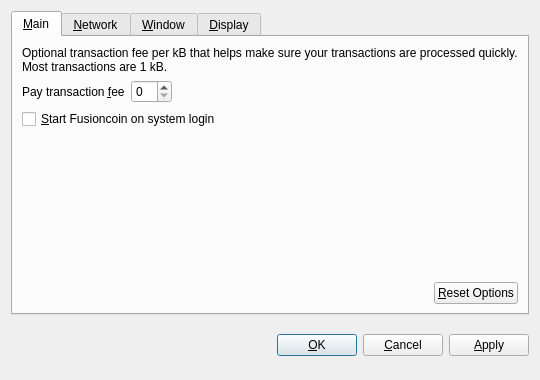
<?xml version="1.0" encoding="UTF-8"?>
<ui version="4.0">
 <class>OptionsDialog</class>
 <widget class="QDialog" name="OptionsDialog">
  <property name="geometry">
   <rect>
    <x>0</x>
    <y>0</y>
    <width>540</width>
    <height>380</height>
   </rect>
  </property>
  <property name="windowTitle">
   <string>Options</string>
  </property>
  <property name="modal">
   <bool>true</bool>
  </property>
  <layout class="QVBoxLayout" name="verticalLayout">
   <item>
    <widget class="QTabWidget" name="tabWidget">
     <property name="tabPosition">
      <enum>QTabWidget::North</enum>
     </property>
     <property name="currentIndex">
      <number>0</number>
     </property>
     <widget class="QWidget" name="tabMain">
      <attribute name="title">
       <string>&amp;Main</string>
      </attribute>
      <layout class="QVBoxLayout" name="verticalLayout_Main">
       <item>
        <widget class="QLabel" name="transactionFeeInfoLabel">
         <property name="text">
          <string>Optional transaction fee per kB that helps make sure your transactions are processed quickly. Most transactions are 1 kB.</string>
         </property>
         <property name="textFormat">
          <enum>Qt::PlainText</enum>
         </property>
         <property name="wordWrap">
          <bool>true</bool>
         </property>
        </widget>
       </item>
       <item>
        <layout class="QHBoxLayout" name="horizontalLayout_1_Main">
         <item>
          <widget class="QLabel" name="transactionFeeLabel">
           <property name="text">
            <string>Pay transaction &amp;fee</string>
           </property>
           <property name="textFormat">
            <enum>Qt::PlainText</enum>
           </property>
           <property name="buddy">
            <cstring>transactionFee</cstring>
           </property>
          </widget>
         </item>
         <item>
          <widget class="BitcoinAmountField" name="transactionFee"/>
         </item>
         <item>
          <spacer name="horizontalSpacer_1_Main">
           <property name="orientation">
            <enum>Qt::Horizontal</enum>
           </property>
           <property name="sizeHint" stdset="0">
            <size>
             <width>40</width>
             <height>20</height>
            </size>
           </property>
          </spacer>
         </item>
        </layout>
       </item>
       <item>
        <widget class="QCheckBox" name="bitcoinAtStartup">
         <property name="toolTip">
          <string>Automatically start Fusioncoin after logging in to the system.</string>
         </property>
         <property name="text">
          <string>&amp;Start Fusioncoin on system login</string>
         </property>
        </widget>
       </item>
       <item>
        <spacer name="verticalSpacer_Main">
         <property name="orientation">
          <enum>Qt::Vertical</enum>
         </property>
         <property name="sizeHint" stdset="0">
          <size>
           <width>20</width>
           <height>40</height>
          </size>
         </property>
        </spacer>
       </item>
       <item>
        <layout class="QHBoxLayout" name="horizontalLayout_2_Main">
         <item>
          <spacer name="horizontalSpacer_2_Main">
           <property name="orientation">
            <enum>Qt::Horizontal</enum>
           </property>
           <property name="sizeHint" stdset="0">
            <size>
             <width>40</width>
             <height>20</height>
            </size>
           </property>
          </spacer>
         </item>
         <item>
          <widget class="QPushButton" name="resetButton">
           <property name="toolTip">
            <string>Reset all client options to default.</string>
           </property>
           <property name="text">
            <string>&amp;Reset Options</string>
           </property>
           <property name="autoDefault">
            <bool>false</bool>
           </property>
          </widget>
         </item>
        </layout>
       </item>
      </layout>
     </widget>
     <widget class="QWidget" name="tabNetwork">
      <attribute name="title">
       <string>&amp;Network</string>
      </attribute>
      <layout class="QVBoxLayout" name="verticalLayout_Network">
       <item>
        <widget class="QCheckBox" name="mapPortUpnp">
         <property name="toolTip">
          <string>Automatically open the Fusioncoin client port on the router. This only works when your router supports UPnP and it is enabled.</string>
         </property>
         <property name="text">
          <string>Map port using &amp;UPnP</string>
         </property>
        </widget>
       </item>
       <item>
        <widget class="QCheckBox" name="connectSocks">
         <property name="toolTip">
          <string>Connect to the Fusioncoin network through a SOCKS proxy (e.g. when connecting through Tor).</string>
         </property>
         <property name="text">
          <string>&amp;Connect through SOCKS proxy:</string>
         </property>
        </widget>
       </item>
       <item>
        <layout class="QHBoxLayout" name="horizontalLayout_Network">
         <item>
          <widget class="QLabel" name="proxyIpLabel">
           <property name="text">
            <string>Proxy &amp;IP:</string>
           </property>
           <property name="textFormat">
            <enum>Qt::PlainText</enum>
           </property>
           <property name="buddy">
            <cstring>proxyIp</cstring>
           </property>
          </widget>
         </item>
         <item>
          <widget class="QValidatedLineEdit" name="proxyIp">
           <property name="maximumSize">
            <size>
             <width>140</width>
             <height>16777215</height>
            </size>
           </property>
           <property name="toolTip">
            <string>IP address of the proxy (e.g. 127.0.0.1)</string>
           </property>
          </widget>
         </item>
         <item>
          <widget class="QLabel" name="proxyPortLabel">
           <property name="text">
            <string>&amp;Port:</string>
           </property>
           <property name="textFormat">
            <enum>Qt::PlainText</enum>
           </property>
           <property name="buddy">
            <cstring>proxyPort</cstring>
           </property>
          </widget>
         </item>
         <item>
          <widget class="QLineEdit" name="proxyPort">
           <property name="maximumSize">
            <size>
             <width>55</width>
             <height>16777215</height>
            </size>
           </property>
           <property name="toolTip">
            <string>Port of the proxy (e.g. 9050)</string>
           </property>
          </widget>
         </item>
         <item>
          <widget class="QLabel" name="socksVersionLabel">
           <property name="text">
            <string>SOCKS &amp;Version:</string>
           </property>
           <property name="textFormat">
            <enum>Qt::PlainText</enum>
           </property>
           <property name="buddy">
            <cstring>socksVersion</cstring>
           </property>
          </widget>
         </item>
         <item>
          <widget class="QValueComboBox" name="socksVersion">
           <property name="toolTip">
            <string>SOCKS version of the proxy (e.g. 5)</string>
           </property>
          </widget>
         </item>
         <item>
          <spacer name="horizontalSpacer_Network">
           <property name="orientation">
            <enum>Qt::Horizontal</enum>
           </property>
           <property name="sizeHint" stdset="0">
            <size>
             <width>40</width>
             <height>20</height>
            </size>
           </property>
          </spacer>
         </item>
        </layout>
       </item>
       <item>
        <spacer name="verticalSpacer_Network">
         <property name="orientation">
          <enum>Qt::Vertical</enum>
         </property>
         <property name="sizeHint" stdset="0">
          <size>
           <width>20</width>
           <height>40</height>
          </size>
         </property>
        </spacer>
       </item>
      </layout>
     </widget>
     <widget class="QWidget" name="tabWindow">
      <attribute name="title">
       <string>&amp;Window</string>
      </attribute>
      <layout class="QVBoxLayout" name="verticalLayout_Window">
       <item>
        <widget class="QCheckBox" name="minimizeToTray">
         <property name="toolTip">
          <string>Show only a tray icon after minimizing the window.</string>
         </property>
         <property name="text">
          <string>&amp;Minimize to the tray instead of the taskbar</string>
         </property>
        </widget>
       </item>
       <item>
        <widget class="QCheckBox" name="minimizeOnClose">
         <property name="toolTip">
          <string>Minimize instead of exit the application when the window is closed. When this option is enabled, the application will be closed only after selecting Quit in the menu.</string>
         </property>
         <property name="text">
          <string>M&amp;inimize on close</string>
         </property>
        </widget>
       </item>
       <item>
        <spacer name="verticalSpacer_Window">
         <property name="orientation">
          <enum>Qt::Vertical</enum>
         </property>
         <property name="sizeHint" stdset="0">
          <size>
           <width>20</width>
           <height>40</height>
          </size>
         </property>
        </spacer>
       </item>
      </layout>
     </widget>
     <widget class="QWidget" name="tabDisplay">
      <attribute name="title">
       <string>&amp;Display</string>
      </attribute>
      <layout class="QVBoxLayout" name="verticalLayout_Display">
       <item>
        <layout class="QHBoxLayout" name="horizontalLayout_1_Display">
         <item>
          <widget class="QLabel" name="langLabel">
           <property name="text">
            <string>User Interface &amp;language:</string>
           </property>
           <property name="textFormat">
            <enum>Qt::PlainText</enum>
           </property>
           <property name="buddy">
            <cstring>lang</cstring>
           </property>
          </widget>
         </item>
         <item>
          <widget class="QValueComboBox" name="lang">
           <property name="toolTip">
            <string>The user interface language can be set here. This setting will take effect after restarting Fusioncoin.</string>
           </property>
          </widget>
         </item>
        </layout>
       </item>
       <item>
        <layout class="QHBoxLayout" name="horizontalLayout_2_Display">
         <item>
          <widget class="QLabel" name="unitLabel">
           <property name="text">
            <string>&amp;Unit to show amounts in:</string>
           </property>
           <property name="textFormat">
            <enum>Qt::PlainText</enum>
           </property>
           <property name="buddy">
            <cstring>unit</cstring>
           </property>
          </widget>
         </item>
         <item>
          <widget class="QValueComboBox" name="unit">
           <property name="toolTip">
            <string>Choose the default subdivision unit to show in the interface and when sending coins.</string>
           </property>
          </widget>
         </item>
        </layout>
       </item>
       <item>
        <widget class="QCheckBox" name="displayAddresses">
         <property name="toolTip">
          <string>Whether to show Fusioncoin addresses in the transaction list or not.</string>
         </property>
         <property name="text">
          <string>&amp;Display addresses in transaction list</string>
         </property>
        </widget>
       </item>
       <item>
        <widget class="QCheckBox" name="coinControlFeatures">
         <property name="toolTip">
          <string>Whether to show coin control features or not.</string>
         </property>
         <property name="text">
          <string>Display coin &amp;control features (experts only!)</string>
         </property>
        </widget>
       </item>
       <item>
        <spacer name="verticalSpacer_Display">
         <property name="orientation">
          <enum>Qt::Vertical</enum>
         </property>
         <property name="sizeHint" stdset="0">
          <size>
           <width>20</width>
           <height>40</height>
          </size>
         </property>
        </spacer>
       </item>
      </layout>
     </widget>
    </widget>
   </item>
   <item>
    <layout class="QHBoxLayout" name="horizontalLayout_Buttons">
     <item>
      <spacer name="horizontalSpacer_1">
       <property name="orientation">
        <enum>Qt::Horizontal</enum>
       </property>
       <property name="sizeHint" stdset="0">
        <size>
         <width>40</width>
         <height>48</height>
        </size>
       </property>
      </spacer>
     </item>
     <item>
      <widget class="QLabel" name="statusLabel">
       <property name="font">
        <font>
         <weight>75</weight>
         <bold>true</bold>
        </font>
       </property>
       <property name="text">
        <string/>
       </property>
       <property name="textFormat">
        <enum>Qt::PlainText</enum>
       </property>
       <property name="wordWrap">
        <bool>true</bool>
       </property>
      </widget>
     </item>
     <item>
      <spacer name="horizontalSpacer_2">
       <property name="orientation">
        <enum>Qt::Horizontal</enum>
       </property>
       <property name="sizeHint" stdset="0">
        <size>
         <width>40</width>
         <height>48</height>
        </size>
       </property>
      </spacer>
     </item>
     <item>
      <widget class="QPushButton" name="okButton">
       <property name="text">
        <string>&amp;OK</string>
       </property>
      </widget>
     </item>
     <item>
      <widget class="QPushButton" name="cancelButton">
       <property name="text">
        <string>&amp;Cancel</string>
       </property>
       <property name="autoDefault">
        <bool>false</bool>
       </property>
      </widget>
     </item>
     <item>
      <widget class="QPushButton" name="applyButton">
       <property name="text">
        <string>&amp;Apply</string>
       </property>
       <property name="autoDefault">
        <bool>false</bool>
       </property>
      </widget>
     </item>
    </layout>
   </item>
  </layout>
 </widget>
 <customwidgets>
  <customwidget>
   <class>BitcoinAmountField</class>
   <extends>QSpinBox</extends>
   <header>bitcoinamountfield.h</header>
  </customwidget>
  <customwidget>
   <class>QValueComboBox</class>
   <extends>QComboBox</extends>
   <header>qvaluecombobox.h</header>
  </customwidget>
  <customwidget>
   <class>QValidatedLineEdit</class>
   <extends>QLineEdit</extends>
   <header>qvalidatedlineedit.h</header>
  </customwidget>
 </customwidgets>
 <resources/>
 <connections/>
</ui>
